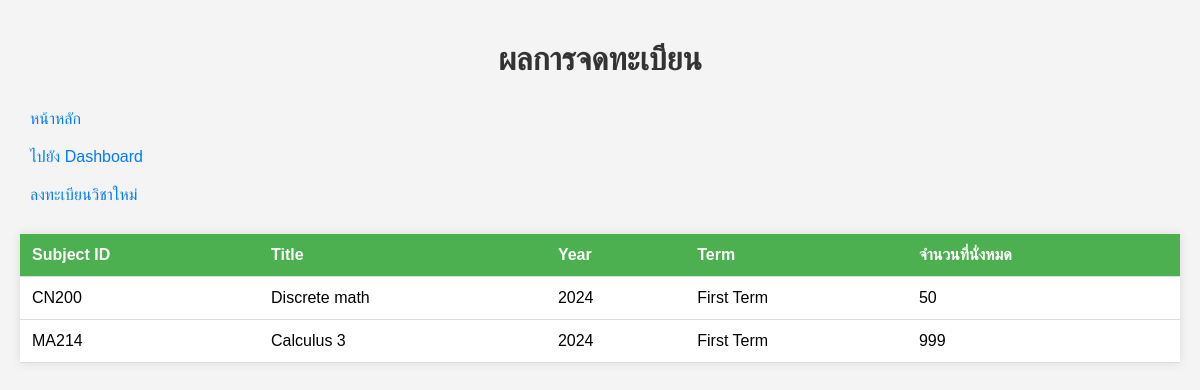
/subjects/subject_list/ (signed in), run on an earlier commit of the app's database.
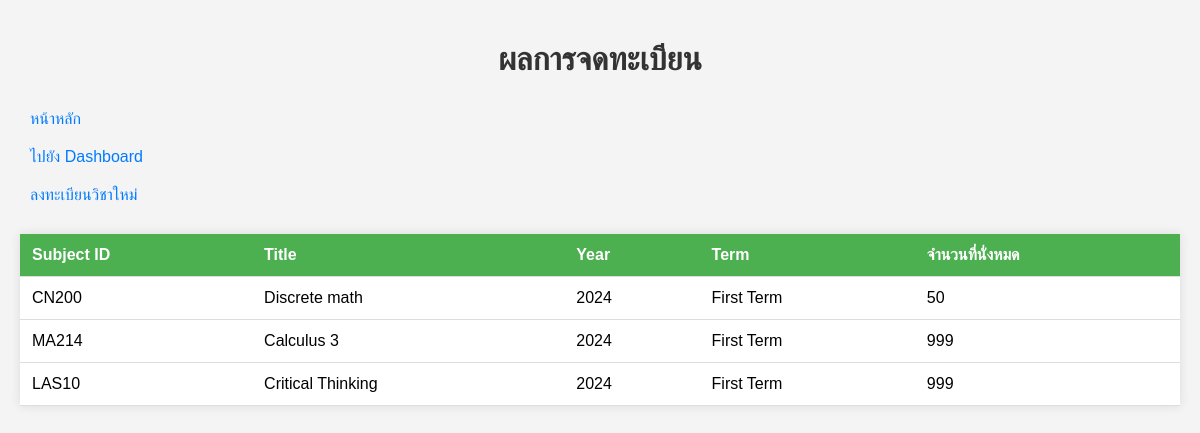
And on a later commit of the database.
### RegCN/models.py (models this page shows, shortened)
class Subject(models.Model):
    title = models.CharField(max_length=60)
    subject_id = models.CharField(max_length=6, primary_key=True)
    subject_term = models.CharField(max_length=6, choices=term_choice, default="1")
    subject_year = models.IntegerField(
        choices=YEAR_CHOICES, default=datetime.datetime.now().year
    )
    avilable_seat = models.IntegerField(default=0, validators=[MinValueValidator(0)])
    subject_is_open = models.BooleanField()

### RegCN/views.py (the view)
# urls.py: path("subject_list/", views.subject_list, name="subject_list"),
@login_required
def subject_list(request):
    subjects = Subject.objects.filter(subject_is_open=True)
    return render(request, "RegCN/subject_list.html", {"subjects": subjects})

### RegCN/templates/RegCN/subject_list.html (shortened to what this page needs)
<!DOCTYPE html>
<html lang="en">
<head>
</head>
<body>
    <h1>ผลการจดทะเบียน</h1>
    <div class="left-section">
        <a href="{% url 'home' %}">หน้าหลัก</a>
        <a href="{% url 'dashboard' %}">ไปยัง Dashboard</a>
        <a href="{% url 'register_subject' %}">ลงทะเบียนวิชาใหม่</a>
    </div>
    <table>
        <thead>
            <tr>
                <th>Subject ID</th>
                <th>Title</th>
                <th>Year</th>
                <th>Term</th>
                <th>จำนวนที่นั่งหมด</th>
            </tr>
        </thead>
        <tbody>
            {% for subject in subjects %}
            <tr>
                <td data-label="Subject ID">{{ subject.subject_id }}</td>
                <td data-label="Title">{{ subject.title }}</td>
                <td data-label="Year">{{ subject.subject_year }}</td>
                <td data-label="Term">{{ subject.get_subject_term_display }}</td>
                <td data-label="Available Seats">{{ subject.avilable_seat }}</td>
            </tr>
            {% endfor %}
        </tbody>
    </table>
</body>
</html>

What changed in the data, as far as the page shows it:
added Subject: subject_id "LAS10", title "Critical Thinking", subject_year "2024", subject_term "First Term", avilable_seat "999"
